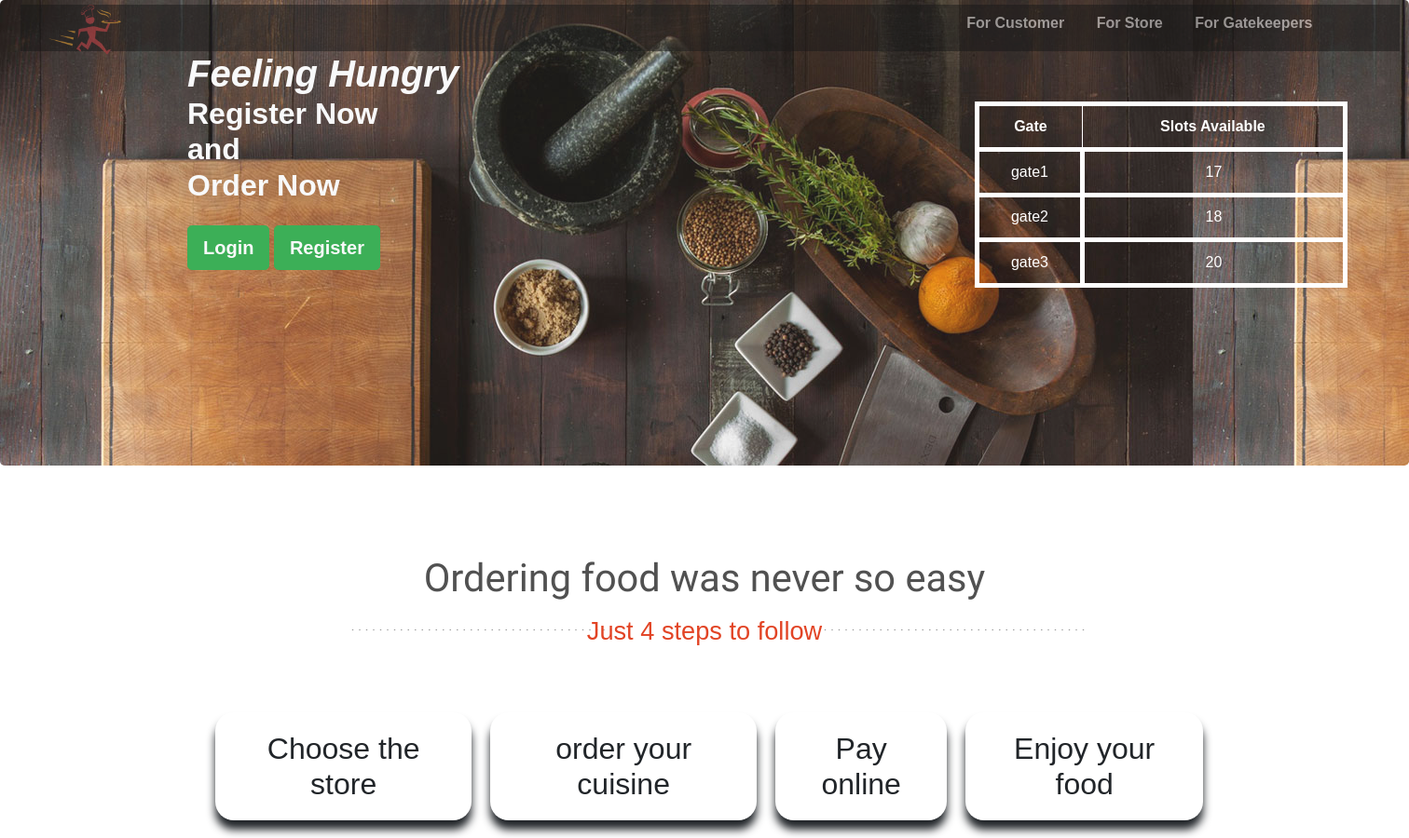
The page /food/ (upper part) on the database as committed earlier.
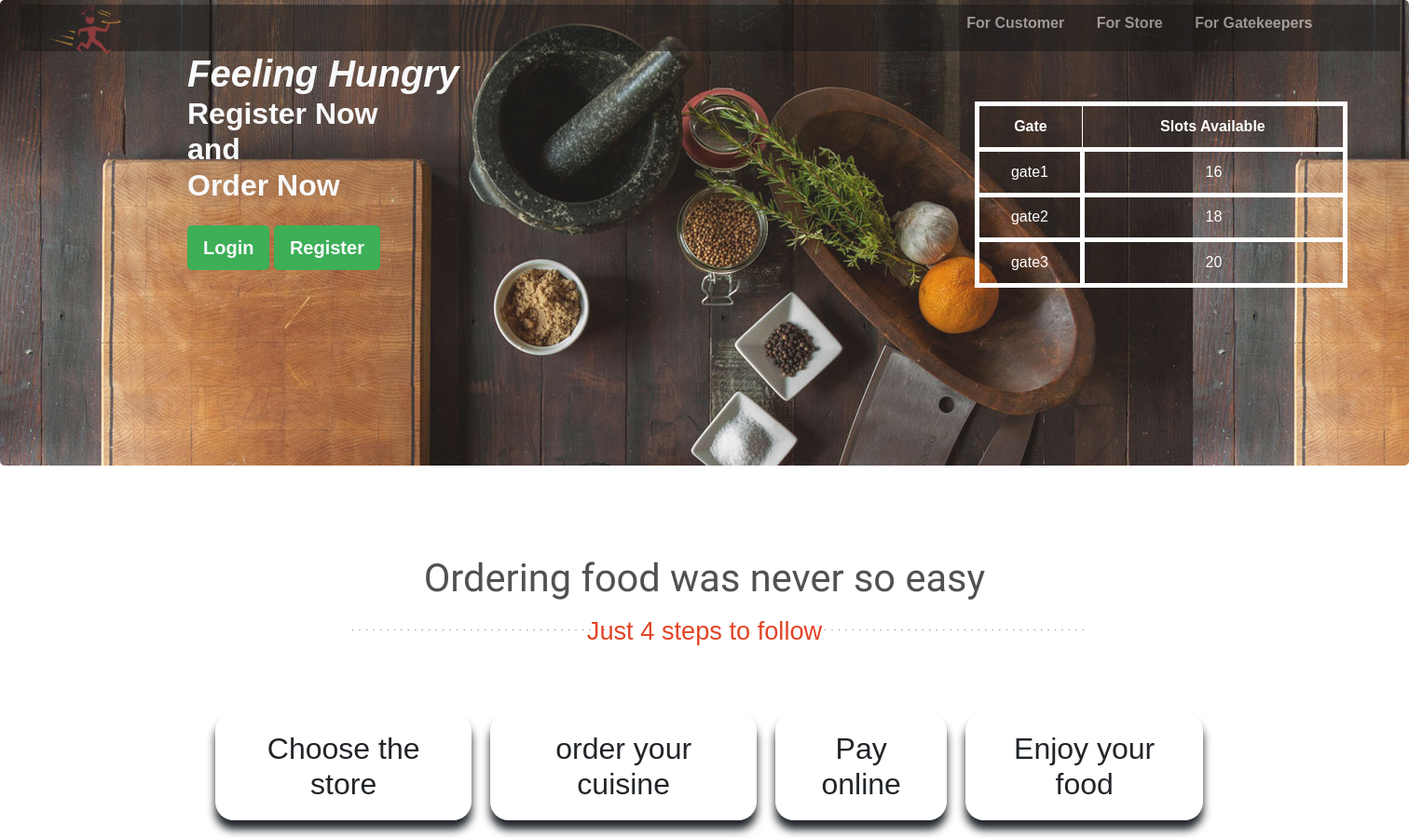
The same page on the database as committed later.
### parking/models.py (models this page shows)
class parking_slots(models.Model):
    user 		= models.OneToOneField(settings.AUTH_USER_MODEL,on_delete=models.CASCADE,verbose_name='Gate')
    Total_Slots = models.IntegerField(null=False,default=20,verbose_name='Total slots')
    parked       =models.IntegerField(null=False,default=0,verbose_name='Parked slots')
    class Meta:
        verbose_name="Parking Slots- Statu"

### start/models.py (models this page shows)
class User(AbstractUser):
    is_customer=models.BooleanField(default=False)
    is_gate=models.BooleanField(default=False)
    is_cctv=models.BooleanField(default=False)
    is_restaurant=models.BooleanField(default=False)
    class Meta:
        verbose_name="All User"

### webapp/views.py (the view)
# urls.py: path('',v.homelogin,name='index'),
def index(request):
	slots=parking_slots.objects.all()
	return render(request,'webapp/index.html',{'slots':slots})

### webapp/templates/webapp/index.html (shortened to what this page needs)
<!DOCTYPE html>
<html>
<head>
   {% load static %}
   {% load mathfilters %}
  <link rel="stylesheet" type="text/css" href="{% static 'webapp/css/bootstrap.min.css'%}">
  <link href="/static/webapp/css/style.css" rel="stylesheet" type="text/css" media="all" />
  <link rel='stylesheet' href='https://maxcdn.bootstrapcdn.com/font-awesome/4.5.0/css/font-awesome.min.css' >
  <link href="static/webapp/css/animate.css" rel='stylesheet' type='text-center/css' />
</head>
<body>
<div class="jumbotron big-banner" style="height: 500px; width: 100%; padding-top:100px;" >
  <div class="navn">
    <a class="mx-auto" href="#">
      <img  src="/static/webapp/images/logo.png"  alt="Home" class="imgnew">
  </a>
    <ul>
      <li><a class="" href="{% url 'food:restuarant'%}">&nbsp; <strong>For Customer</strong> </a></li>
      <li><a class="" href="{% url 'food:rlogin'%}"> &nbsp;<strong>For Store</strong> </a></li>
      <li><a class="" href="{% url 'home:staff'%}"> &nbsp;<strong>For Gatekeepers</strong> </a></li>
    </ul>
  </div>
	<div class="container">
		<div class="row">
			<div class="col">
				<div class="col4 text-light ">
					<h1 style="font-style:italic; font-family:sans-serif; "><strong>Feeling Hungry</strong></h1>
					<h2><strong>Register Now<br/>and<br/>Order Now</strong></h2>
				</div>
			<br>
      <button type="button" class="btn btn-success btn-lg"><strong><a href="{% url 'food:login'%}" class="text-light">Login</a></strong></button>
      <button type="button" class="btn btn-success btn-lg"><strong><a href="{% url 'food:register'%}" class="text-light">Register</a></strong></button>
			</div>
        <div class="col">
           <div class="col4ext-light">
              <table>
                <tr>
                  <th>Gate</th>
                  <th>Slots Available</th>
                </tr>
                {% if slots %}
                {% for i in slots %}
              <tr>
                {% with x=i.Total_Slots %}
                {% with y=i.parked %}
                <td>{{i.user.username}}</td>
                <td>{{x|sub:y}}</td>
             {% endwith %}
             {% endwith %}
              </tr>
             {% endfor %}
             {% endif %}
            </table>
      </div>
      </div>
    </div>
	</div>
</div>
<div class="content">
		<div class="ordering-section" id="Order">
			<div class="container">
				<div class="ordering-section-head text-center wow bounceInRight" data-wow-delay="0.4s">
					<h3>Ordering food was never so easy</h3>
					<div class="dotted-line">
						<h4>Just 4 steps to follow </h4>
					</div>
				</div>
				<div class="steps">
          <div class="ordersteps">
            <div class="order1">
              <h2>Choose the store</h2>
            </div>
            <div class="order1">
              <h2>order your cuisine</h2>
            </div>
            <div class="order1">
              <h2>Pay online</h2>
            </div>
            <div class="order1">
              <h2>Enjoy your food</h2>
            </div>
          </div>
        </div>
			</div>
		</div>
		</div>
</body>
</html>

Rows that differ between the two databases and show on the page:
changed parking_slots "gate1": Total_Slots|sub "17" → "16"
